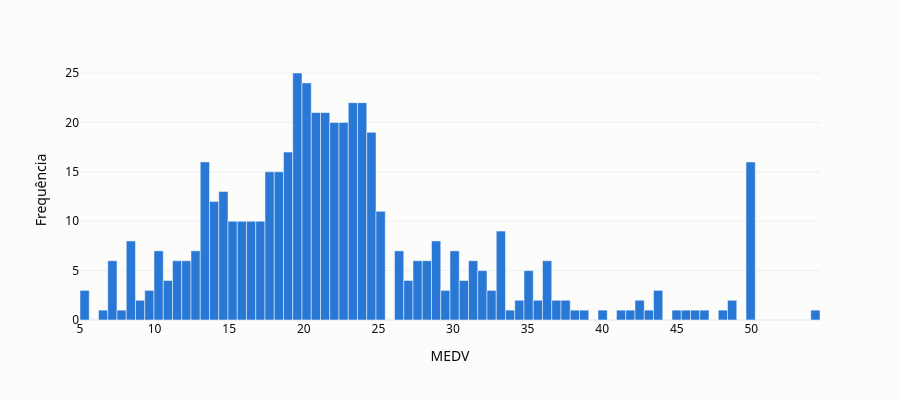

Notebook code cell kept with this figure:
### Code cell
fig = go.Figure(go.Histogram(
    x=df["MEDV"], marker=dict(color=COR_PONTO, line=dict(width=0.5, color="#fcfcfb")),
    xbins=dict(start=df["MEDV"].min(), end=df["MEDV"].max(), size=(df["MEDV"].max() - df["MEDV"].min()) / 100),
    hovertemplate="MEDV: %{x}<br>Frequência: %{y}<extra></extra>",
))
fig.update_xaxes(title_text="MEDV")
fig.update_yaxes(title_text="Frequência")
mostrar_e_salvar(fig, altura=400)

### Figure 1 — Plotly figure (JSON) as saved in the notebook; plotly's stock layout.template omitted (floating-point values rounded to 4 significant figures; data arrays with more than 128 entries replaced by an {"elided": "..."} marker saying what was removed)
{"data": [{"hovertemplate": "MEDV: %{x}<br>Frequência: %{y}<extra></extra>", "marker": {"color": "#2a78d6", "line": {"color": "#fcfcfb", "width": 0.5}}, "type": "histogram", "x": {"elided": "511 float values"}, "xbins": {"end": 67, "size": 0.62, "start": 5}}], "layout": {"height": 400, "margin": {"t": 60}, "title": {}, "xaxis": {"title": {"text": "MEDV"}}, "yaxis": {"title": {"text": "Frequência"}}}}
